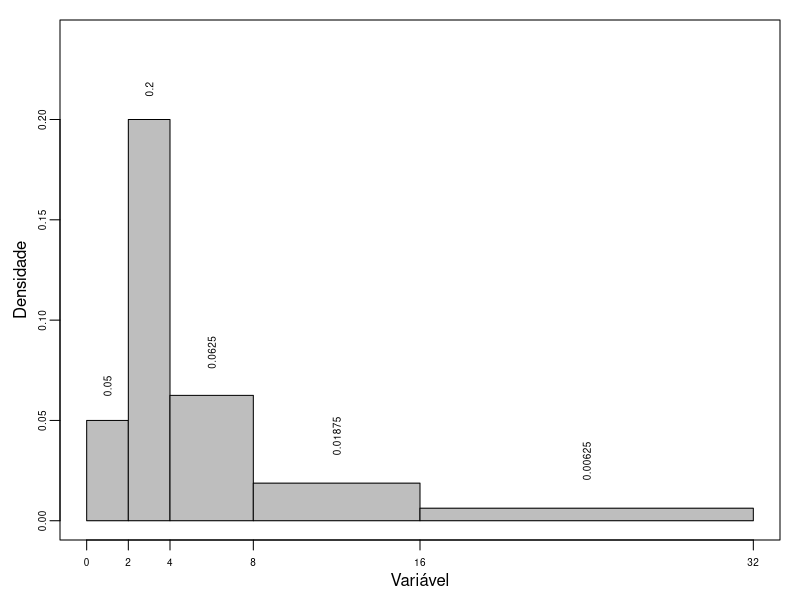

Recreate this plot in R.
## ---- chunk 1
knitr::opts_chunk$set(echo = TRUE)
options(scipen = 999)
## ---- chunk 2
n_i <- c(10, 40, 25, 15, 10)
f_i <- n_i/sum(n_i)
brs <- c(0, 2, 4, 8, 16, 32)
d_i <- f_i/diff(brs)
par(mar=c(3,3,1,1), cex.axis=.6, mgp = c(3,.5,0))
plot(0, type='n', xlim=range(brs), ylim=c(0, 1.2*max(d_i)), xlab='', ylab='', main='', xaxt="n")
rect(xleft = brs[-length(brs)], xright = brs[-1], ybottom = 0, ytop = d_i, col = 'gray')
mtext(side = 2, text = 'Densidade', line = 1.5)
mtext(side = 1, text = 'Variável', line = 1.5)
axis(side=1, at=brs, labels = T)
text(x = (brs[-1] + brs[-length(brs)])/2, y = d_i+.05*max(d_i), labels = d_i, adj = -0.2, cex=.6, srt = 90)
## ---- chunk 3
n <- 15
pr_lotes <- c(.6, .3, .1)
pr_00_lotes <- c(1, (n-1)*(n-2)/(n*(n-1)), (n-2)*(n-3)/(n*(n-1)))
pr_00 <- sum(pr_00_lotes*pr_lotes)
pr_lotes_00 <- pr_00_lotes*pr_lotes/pr_00
pr_10_lotes <- c(0, 2*(1)*(n-1)/(n*(n-1)), 2*(2)*(n-2)/(n*(n-1)))
pr_10 <- sum(pr_10_lotes*pr_lotes)
pr_lotes_10 <- pr_10_lotes*pr_lotes/pr_10
## ---- chunk 4
nn <- 4
pp <- 0.8
